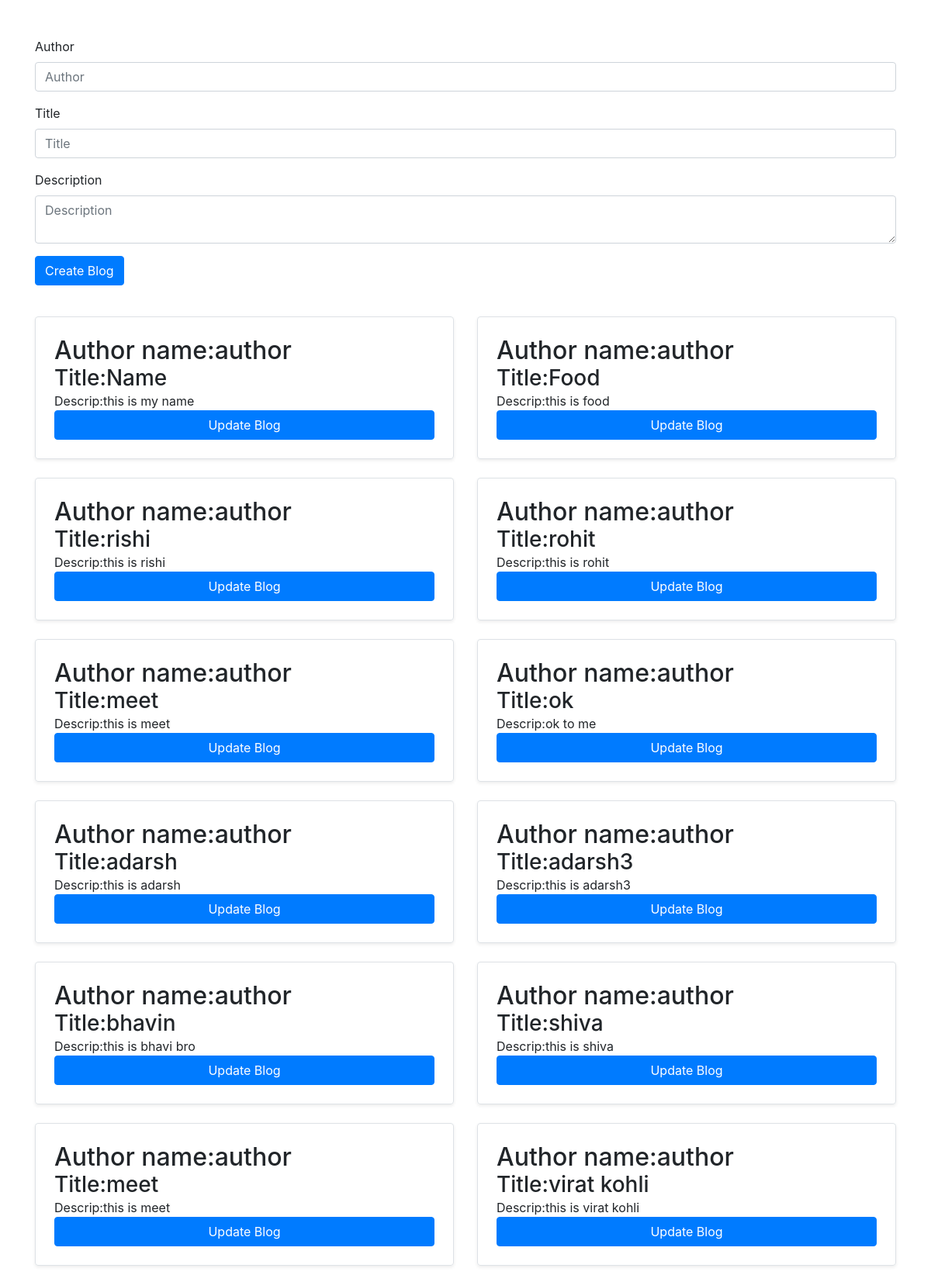
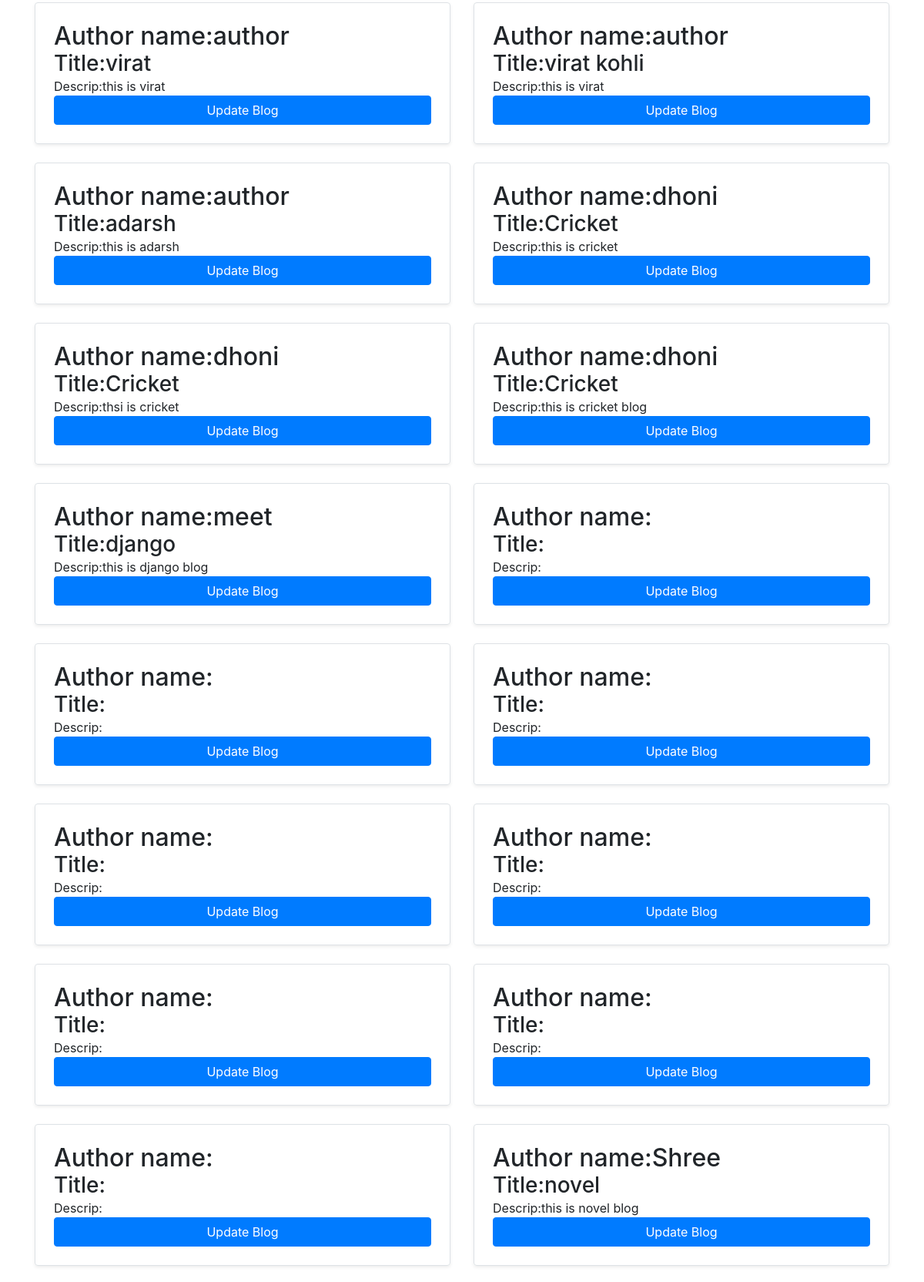
Screenshot of /blog/ (upper part) with the database file from the repository (2 pictures, top to bottom).
### blog/models.py (models this page shows, shortened)
class Post (models.Model):
    author=models.CharField(max_length=50,default='author')
    title = models.CharField(max_length=50)
    description = models.TextField()

### blog/views.py (the view, shortened to what this page needs)
# urls.py: path('',views.create_post ,name='post')
def create_post(request):
    posts = Post.objects.all()
    response_data = {}
    return render(request, 'create_post.html', {'posts':posts})

### blog/templates/create_post.html (shortened to what this page needs)
  <html>
    <head>
        <link rel="stylesheet" href="https://stackpath.bootstrapcdn.com/bootstrap/4.3.1/css/bootstrap.min.css">
    </head>
    <body>
        <div class="container pt-5">
            <form method="POST" id="post-form">
                <div class="form-group">
                <label for="exampleInputEmail1">Author</label>
                <input type="text" class="form-control" id="author" placeholder="Author">
                </div>
                <div class="form-group">
                <label for="exampleInputEmail1">Title</label>
                <input type="text" class="form-control" id="title" placeholder="Title">
                </div>
                <div class="form-group">
                        <label for="exampleInputEmail1">Description</label>
                        <textarea class="form-control" id="description" placeholder="Description"></textarea>
                </div>
                <button type="submit" class="btn btn-primary">Create Blog</button>
            </form>
            <br>
            <div class="row mb-2 posts">
                {% for post in posts %}
                    <div class="col-md-6">
                        <div class="row no-gutters border rounded overflow-hidden flex-md-row mb-4 shadow-sm h-md-250 position-relative">
                            <div class="col p-4 d-flex flex-column position-static">
                                <h2 class="mb-0">Author name:{{post.author}}</h2>
                                <h3 class="mb-0">Title:{{post.title}}</h3>
                                <p class="mb-auto">Descrip:{{post.description}}</p>
                                <button type="submit" class="btn btn-primary">Update Blog</button>
                            </div>
                        </div>
                    </div>
                {% endfor %}
            </div>
        </div>
    </body>
</html>

### rows the page displays
Post: author "author", title "Name", description "this is my name"
Post: author "author", title "Food", description "this is food"
Post: author "author", title "rishi", description "this is rishi"
Post: author "author", title "rohit", description "this is rohit"
Post: author "author", title "meet", description "this is meet"
Post: author "author", title "ok", description "ok to me"
Post: author "author", title "adarsh", description "this is adarsh"
Post: author "author", title "adarsh3", description "this is adarsh3"
Post: author "author", title "bhavin", description "this is bhavi bro"
Post: author "author", title "shiva", description "this is shiva"
Post: author "author", title "meet", description "this is meet"
Post: author "author", title "virat kohli", description "this is virat kohli"
Post: author "author", title "virat", description "this is virat"
Post: author "author", title "virat kohli", description "this is virat"
Post: author "author", title "adarsh", description "this is adarsh"
Post: author "dhoni", title "Cricket", description "this is cricket"
Post: author "dhoni", title "Cricket", description "thsi is cricket"
Post: author "dhoni", title "Cricket", description "this is cricket blog"
Post: author "meet", title "django", description "this is django blog"
Post: author "Shree", title "novel", description "this is novel blog"
